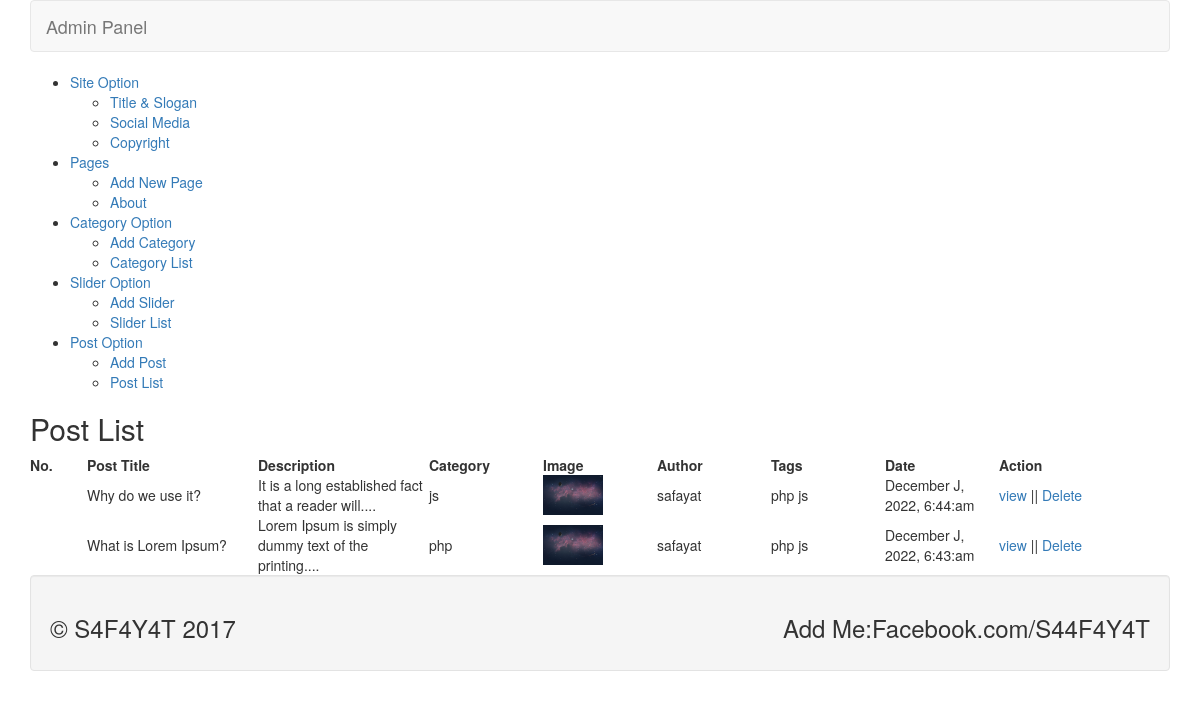
The app's page /admin/postlist.php with its own data.
### tables this page shows
CREATE TABLE `tbl_page` (
  `id` int NOT NULL,
  `name` varchar(256) NOT NULL,
  `body` text NOT NULL
);

CREATE TABLE `tbl_post` (
  `id` int NOT NULL,
  `cat` int NOT NULL,
  `title` varchar(256) NOT NULL,
  `body` text NOT NULL,
  `image` varchar(256) NOT NULL,
  `author` varchar(256) NOT NULL,
  `tags` varchar(256) NOT NULL,
  `UserId` int NOT NULL,
  `date` timestamp NOT NULL DEFAULT CURRENT_TIMESTAMP
);

CREATE TABLE `tbl_cat` (
  `id` int NOT NULL,
  `name` varchar(256) NOT NULL
);

### lib/database.php (called while the page is built, shortened)
<?php
class database{
	public $host   = host;
	public $user   = user;
	public $pass   = pass;
	public $dbname = dbname;
	public $link;
	public function connect(){
		$this->link = new mysqli($this->host,$this->user,$this->pass,$this->dbname);
	}
	public function select($query){
		$result = $this->link->query($query) or die($this->link->error.__LINE__);
	if($result->num_rows > 0){
		return $result;
	}else{
		return false;
	}
	}
}
?>

### lib/helper.php (called while the page is built, shortened)
<?php
class helper{
	public function format($date){
		return date('F J, Y, g:i:a', strtotime($date));
	}
	public function read($text, $limit = 400){
		$text = substr($text, 0 , $limit);
		$text = substr($text, 0 , strrpos($text, ' '));
		$text = $text."....";
		return $text;
	}
}
?>

### lib/session.php (called while the page is built, shortened)
<?php
   class session{
	  public static function get($key){
		  if(isset($_SESSION['$key'])){
			  return $_SESSION['$key'];
		  }else{
			  return false;
		  }
	  }
   }
?>

### admin/postlist.php (the view, shortened to what this page needs)
<?php include"inc/header.php"; ?>
<?php include"inc/sidebar.php"; ?>
        <div class="grid_10">
            <div class="box round first grid">
			    <h2>Post List</h2>
                <div class="block">
                    <table class="data display datatable" id="example">
					<thead>
						<tr>
							<th width="5%">No.</th>
							<th width="15%">Post Title</th>
							<th width="15%">Description</th>
							<th width="10%">Category</th>
							<th width="10%">Image</th>
							<th width="10%">Author</th>
							<th width="10%">Tags</th>
							<th width="10%">Date</th>
							<th width="15%">Action</th>
						</tr>
					</thead>
					<?php
				$query = "select tbl_post.*,tbl_cat.name from tbl_post inner join tbl_cat
						  on tbl_post.cat = tbl_cat.id order by tbl_post.title desc";
				$result = $db->select($query);
				if($result){
					$i=0;
					while($value = $result->fetch_assoc()){
					$i++;
			        ?>
					<tbody>
						<tr class="odd gradeX">
							<td><?php $i;?></td>
							<td><?php echo $value['title'];?></td>
							<td><?php echo $fm->read($value['body'], 50);?></td>
							<td><?php echo $value['name'];?></td>
							<td><img src="upload/<?php echo $value['image'];?>" height="40px" width="60px">
							<td><?php echo $value['author'];?></td>
							<td><?php echo $value['tags'];?></td>
							<td><?php echo $fm->format($value['date']);?></td>
							<td>
							<a href="viewpost.php?viewid=<?php echo $value['id'];?>">view</a>
							<?php if(session::get("userid") == $value['UserId'] || session::get("userrole") == '0'){?>
							|| <a onclick="return confirm('Are You Sure To Delete');" href="delpost.php?delid=<?php echo $value['id'];?>">Delete</a>
							</td>
							<?php  }?>
						</tr>
					</tbody>
				<?php } }?>
				</table>
               </div>
            </div>
        </div>
    <?php include"inc/footer.php"; ?>

### admin/inc/sidebar.php
<div class="grid_2">
            <div class="box sidemenu">
                <div class="block" id="section-menu">
                    <ul class="section menu">
                       <li><a class="menuitem">Site Option</a>
                            <ul class="submenu">
                                <li><a href="titleslogan.php">Title & Slogan</a></li>
                                <li><a href="social.php">Social Media</a></li>
                                <li><a href="copyright.php">Copyright</a></li>
                            </ul>
                        </li>
                         <li><a class="menuitem">Pages</a>
                             <ul class="submenu">
                                 <li><a href="addpage.php">Add New Page</a></li>
                                 <?php $query = "select * from tbl_page";
                                 $result = $db->select($query);
                                 if($result){
                                     while($value = $result->fetch_assoc()){
                                         ?>
                                         <li><a href="page.php?pageid=<?php echo $value['id'];?>"><?php echo $value['name'];?></a></li>
                                     <?php } } ?>
                             </ul>
                        </li>
                        <li><a class="menuitem">Category Option</a>
                            <ul class="submenu">
                                <li><a href="addcat.php">Add Category</a> </li>
                                <li><a href="catlist.php">Category List</a> </li>
                            </ul>
                        </li>
						<li><a class="menuitem">Slider Option</a>
                            <ul class="submenu">
                                <li><a href="addslider.php">Add Slider</a> </li>
                                <li><a href="sliderlist.php">Slider List</a> </li>
                            </ul>
                        </li>
                        <li><a class="menuitem">Post Option</a>
                            <ul class="submenu">
                                <li><a href="addpost.php">Add Post</a> </li>
                                <li><a href="postlist.php">Post List</a> </li>
                            </ul>
                        </li>
                    </ul>
                </div>
            </div>
        </div>

### records on screen
tbl_page: name "About"
tbl_post: title "Why do we use it?", body "It is a long established fact that a reader will....", tbl_cat.name "js", image (picture), author "safayat", tags "php js", date "December J, 2022, 6:44:am"
tbl_post: title "What is Lorem Ipsum?", body "Lorem Ipsum is simply dummy text of the printing....", tbl_cat.name "php", image (picture), author "safayat", tags "php js", date "December J, 2022, 6:43:am"
